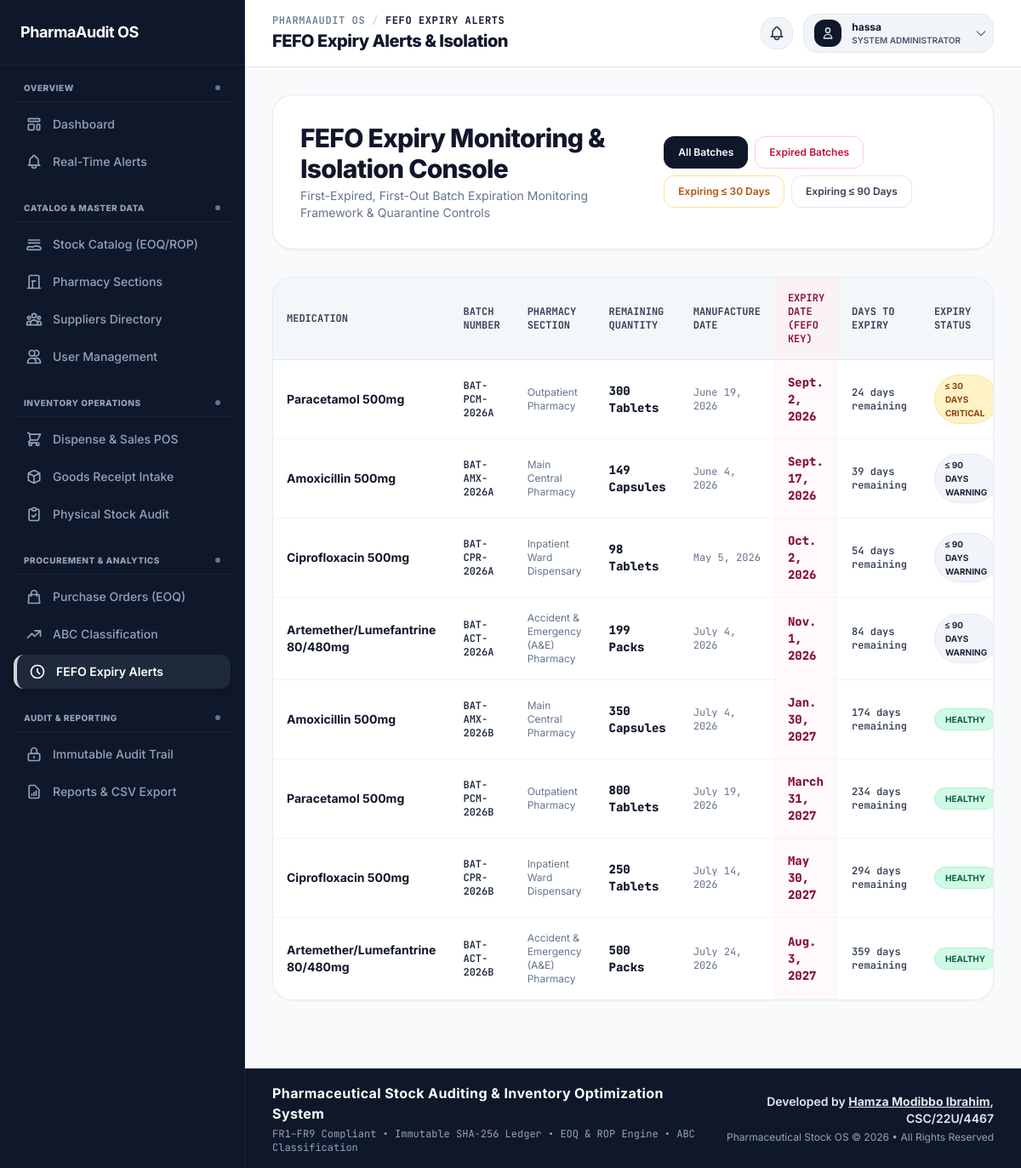
/inventory/expiries/ (signed in), run on an earlier commit of the app's database.
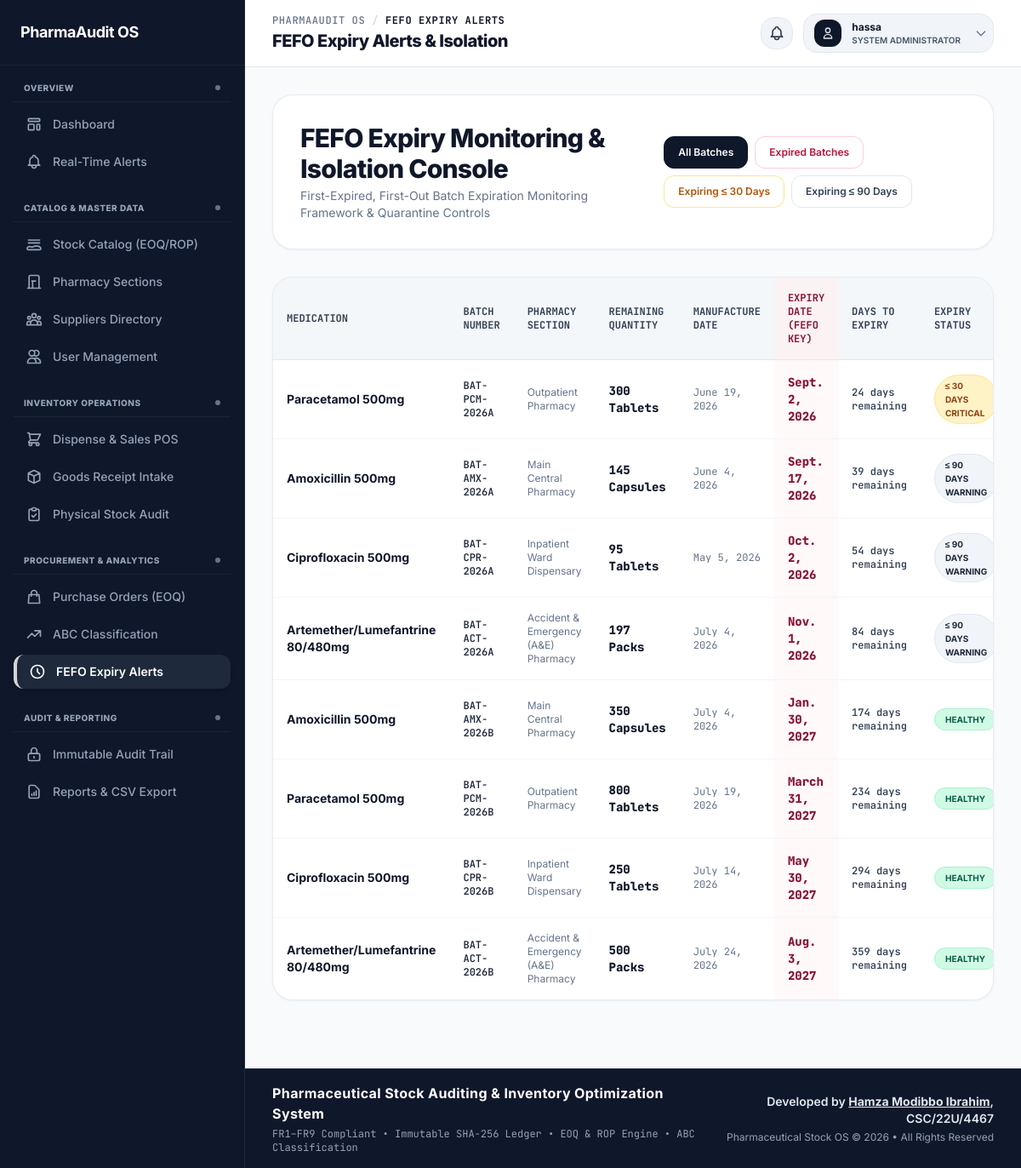
And on a later commit of the database.
### app/models.py (models this page shows, shortened)
class MedicationBatch(models.Model):
    medication = models.ForeignKey(Medication, on_delete=models.CASCADE, related_name='batches')
    supplier = models.ForeignKey(Supplier, on_delete=models.SET_NULL, null=True, blank=True)
    batch_number = models.CharField(max_length=100)
    initial_quantity = models.PositiveIntegerField()
    quantity = models.PositiveIntegerField()
    manufacture_date = models.DateField()
    expiry_date = models.DateField()
    received_date = models.DateTimeField(default=timezone.now)
    class Meta:
        ordering = ['expiry_date']
    @property
    def days_to_expiry(self):
        delta = self.expiry_date - timezone.now().date()
        return delta.days
    @property
    def expiry_status(self):
        days = self.days_to_expiry
        if days <= 0:
            return 'EXPIRED'
        elif days <= 30:
            return 'CRITICAL_30_DAYS'
        elif days <= 90:
            return 'WARNING_90_DAYS'
        return 'HEALTHY'

class Medication(models.Model):
    name = models.CharField(max_length=200)
    sku = models.CharField(max_length=50, unique=True)
    section = models.ForeignKey(PharmacySection, on_delete=models.CASCADE, related_name='medications')
    supplier = models.ForeignKey(Supplier, on_delete=models.SET_NULL, null=True, blank=True, related_name='medications')
    unit = models.CharField(max_length=50, default='Tablets')
    unit_cost = models.DecimalField(max_digits=10, decimal_places=2, default=100.00, help_text="Unit purchase price in Nigerian Naira")
    selling_price_per_unit = models.DecimalField(max_digits=10, decimal_places=2, default=200.00, help_text="Selling price per unit in Nigerian Naira")
    annual_demand = models.PositiveIntegerField(default=3600, help_text="Configured annual demand units")
    ordering_cost = models.DecimalField(max_digits=10, decimal_places=2, default=500.00, help_text="Ordering cost S per PO in Nigerian Naira")
    holding_cost = models.DecimalField(max_digits=10, decimal_places=2, default=20.00, help_text="Annual holding cost H per unit in Nigerian Naira")
    daily_consumption = models.PositiveIntegerField(default=10, help_text="Average daily usage units")
    lead_time_days = models.PositiveIntegerField(default=7, help_text="Supplier lead time in days")
    safety_stock = models.PositiveIntegerField(default=50, help_text="Safety stock (Minimum Level)")
    max_level = models.PositiveIntegerField(default=500, help_text="Maximum capacity limit")
    created_at = models.DateTimeField(auto_now_add=True)
    updated_at = models.DateTimeField(auto_now=True)
    class Meta:
        ordering = ['name']

class PharmacySection(models.Model):
    name = models.CharField(max_length=100, unique=True)
    code = models.CharField(max_length=20, unique=True)
    description = models.TextField(blank=True)
    created_at = models.DateTimeField(auto_now_add=True)
    class Meta:
        ordering = ['name']

### app/views.py (the view)
# urls.py: path('inventory/expiries/', views.expiries_monitoring_view, name='expiries_monitoring'),
@login_required
def expiries_monitoring_view(request):
    status_filter = request.GET.get('status', '')
    today = timezone.now().date()
    batches = MedicationBatch.objects.all().order_by('expiry_date')
    if status_filter == 'EXPIRED':
        batches = batches.filter(expiry_date__lte=today)
    elif status_filter == '30_DAYS':
        batches = batches.filter(expiry_date__gt=today, expiry_date__lte=today + timedelta(days=30))
    elif status_filter == '90_DAYS':
        batches = batches.filter(expiry_date__gt=today, expiry_date__lte=today + timedelta(days=90))
    context = {
        'batches': batches,
        'status_filter': status_filter,
    }
    return render(request, 'inventory/expiries.html', context)

### app/models.py (called while the page is built)
    @property
    def is_admin(self):
        return self.role == 'ADMIN' or self.is_superuser

### app/templates/inventory/expiries.html (shortened to what the changed rows need)
{% extends 'base.html' %}
{% block main_content %}
<div class="space-y-8">
    <div class="bg-white border border-slate-200/80 rounded-3xl p-6 sm:p-8 shadow-sm shadow-slate-200/50 flex flex-col md:flex-row md:items-center justify-between gap-6">
        <div>
            <h1 class="text-2xl sm:text-3xl font-extrabold tracking-tight text-slate-900">FEFO Expiry Monitoring & Isolation Console</h1>
        </div>
    </div>
    <div class="bg-white border border-slate-200/80 rounded-3xl shadow-sm shadow-slate-200/50 overflow-hidden">
        <div class="overflow-x-auto">
            <table class="w-full text-left text-xs border-collapse">
                <thead>
                    <tr class="bg-slate-100/80 text-slate-700 uppercase border-b border-slate-200 font-mono">
                        <th class="p-4 font-bold">Medication</th>
                        <th class="p-4 font-bold">Batch Number</th>
                        <th class="p-4 font-bold">Pharmacy Section</th>
                        <th class="p-4 font-bold">Remaining Quantity</th>
                        <th class="p-4 font-bold">Manufacture Date</th>
                        <th class="p-4 font-bold bg-rose-50/70 text-rose-900">Expiry Date (FEFO Key)</th>
                        <th class="p-4 font-bold">Days to Expiry</th>
                        <th class="p-4 font-bold">Expiry Status</th>
                    </tr>
                </thead>
                <tbody class="divide-y divide-slate-100 bg-white">
                    {% for batch in batches %}
                    <tr class="hover:bg-rose-50/20 transition">
                        <td class="p-4 font-bold text-sm text-slate-900">{{ batch.medication.name }}</td>
                        <td class="p-4 font-semibold text-slate-800 font-mono">{{ batch.batch_number }}</td>
                        <td class="p-4 text-slate-500">{{ batch.medication.section.name }}</td>
                        <td class="p-4 font-extrabold text-sm text-slate-900 font-mono">{{ batch.quantity }} {{ batch.medication.unit }}</td>
                        <td class="p-4 text-slate-500 font-mono">{{ batch.manufacture_date }}</td>
                        <td class="p-4 bg-rose-50/40 font-extrabold text-rose-900 text-sm font-mono">{{ batch.expiry_date }}</td>
                        <td class="p-4 font-semibold font-mono">
                            {% if batch.days_to_expiry < 0 %}
                            <span class="text-rose-600 font-bold">{{ batch.days_to_expiry }} days (EXPIRED)</span>
                            {% else %}
                            <span class="text-slate-700">{{ batch.days_to_expiry }} days remaining</span>
                            {% endif %}
                        </td>
                        <td class="p-4">
                            {% if batch.expiry_status == 'EXPIRED' %}
                            <span class="inline-block bg-rose-600 text-white px-3 py-1 font-bold rounded-full text-[10px] uppercase shadow-2xs">EXPIRED</span>
                            {% elif batch.expiry_status == 'CRITICAL_30_DAYS' %}
                            <span class="inline-block bg-amber-100 text-amber-800 border border-amber-200 px-3 py-1 font-bold rounded-full text-[10px] uppercase shadow-2xs">&le; 30 DAYS CRITICAL</span>
                            {% elif batch.expiry_status == 'WARNING_90_DAYS' %}
                            <span class="inline-block bg-slate-100 text-slate-800 border border-slate-200 px-3 py-1 font-bold rounded-full text-[10px] uppercase shadow-2xs">&le; 90 DAYS WARNING</span>
                            {% else %}
                            <span class="inline-block bg-emerald-100 text-emerald-800 border border-emerald-200 px-3 py-1 font-bold rounded-full text-[10px] uppercase shadow-2xs">HEALTHY</span>
                            {% endif %}
                        </td>
                    </tr>
                    {% empty %}
                    <tr>
                        <td colspan="9" class="p-8 text-center text-slate-500 text-sm">No batches match the selected expiry filter.</td>
                    </tr>
                    {% endfor %}
                </tbody>
            </table>
        </div>
    </div>
</div>
{% endblock %}

What changed in the data, as far as the page shows it:
changed MedicationBatch "Sept. 17, 2026": quantity "149" → "145"
changed MedicationBatch "Oct. 2, 2026": quantity "98" → "95"
changed MedicationBatch "Nov. 1, 2026": quantity "199" → "197"
